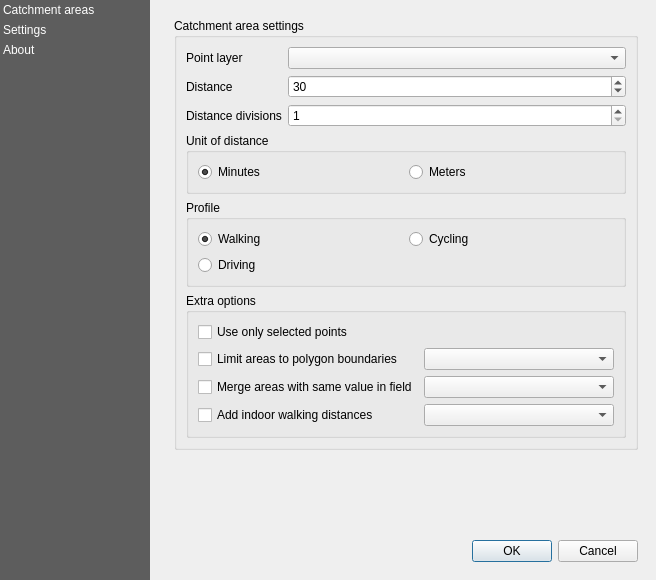
<?xml version="1.0" encoding="UTF-8"?>
<ui version="4.0">
 <class>main_dialog</class>
 <widget class="QDialog" name="main_dialog">
  <property name="windowFlags">
   <set>Qt::CustomizeWindowHint|Qt::WindowTitleHint|Qt::WindowMinMaxButtonsHint|Qt::WindowCloseButtonHint</set>
  </property>
  <property name="windowModality">
   <enum>Qt::WindowModal</enum>
  </property>
  <property name="geometry">
   <rect>
    <x>0</x>
    <y>0</y>
    <width>600</width>
    <height>450</height>
   </rect>
  </property>
  <property name="windowTitle">
   <string>Catchment</string>
  </property>
  <layout class="QHBoxLayout" name="horizontalLayout">
   <property name="leftMargin">
    <number>0</number>
   </property>
   <property name="topMargin">
    <number>0</number>
   </property>
   <property name="rightMargin">
    <number>0</number>
   </property>
   <property name="bottomMargin">
    <number>0</number>
   </property>
   <item>
    <widget class="QListWidget" name="menu_widget">
     <property name="sizePolicy">
      <sizepolicy hsizetype="Minimum" vsizetype="Expanding">
       <horstretch>0</horstretch>
       <verstretch>0</verstretch>
      </sizepolicy>
     </property>
     <property name="minimumSize">
      <size>
       <width>150</width>
       <height>200</height>
      </size>
     </property>
     <property name="maximumSize">
      <size>
       <width>150</width>
       <height>16777215</height>
      </size>
     </property>
     <property name="styleSheet">
      <string notr="true">QListWidget{
       background-color: rgb(69, 69, 69, 220);
       outline: 0;
       }
       QListWidget::item {
       color: white;
       padding: 3px;
       }
       QListWidget::item::selected {
       color: black;
       background-color:palette(Window);
       padding-right: 0px;
       }
      </string>
     </property>
     <property name="frameShape">
      <enum>QFrame::Box</enum>
     </property>
     <property name="lineWidth">
      <number>0</number>
     </property>
     <property name="iconSize">
      <size>
       <width>32</width>
       <height>32</height>
      </size>
     </property>
     <property name="uniformItemSizes">
      <bool>true</bool>
     </property>
     <property name="currentRow">
      <number>-1</number>
     </property>
     <item>
      <property name="text">
       <string>Catchment areas</string>
      </property>
     </item>
     <item>
      <property name="text">
       <string>Settings</string>
      </property>
     </item>
     <item>
      <property name="text">
       <string>About</string>
      </property>
     </item>
    </widget>
   </item>
   <item>
    <layout class="QVBoxLayout" name="verticalLayout">
     <item>
      <widget class="QWidget" name="area_contents">
       <property name="geometry">
        <rect>
         <x>0</x>
         <y>0</y>
         <width>500</width>
         <height>580</height>
        </rect>
       </property>
       <property name="minimumSize">
        <size>
         <width>500</width>
         <height>580</height>
        </size>
       </property>
       <layout class="QVBoxLayout" name="verticalLayout_2">
        <item>
         <widget class="QStackedWidget" name="stacked_widget">
          <property name="currentIndex">
           <number>0</number>
          </property>
          <widget class="QWidget" name="catchment_areas">
           <layout class="QVBoxLayout" name="vlayout_main">
            <item>
             <widget class="QgsCollapsibleGroupBox" name="mGroupBox_5589078">
              <property name="title">
               <string>Catchment area settings</string>
              </property>
              <layout class="QVBoxLayout" name="vlayout_content">
               <item>
                <layout class="QFormLayout" name="formlayout_config">
                 <item row="0" column="0">
                  <widget class="QLabel" name="label_pointlayer">
                   <property name="text">
                    <string>Point layer</string>
                   </property>
                  </widget>
                 </item>
                 <item row="0" column="1">
                  <widget class="QgsMapLayerComboBox" name="combobox_layer"/>
                 </item>
                 <item row="1" column="0">
                  <widget class="QLabel" name="label_distance">
                   <property name="text">
                    <string>Distance</string>
                   </property>
                  </widget>
                 </item>
                 <item row="1" column="1">
                  <widget class="QgsSpinBox" name="spinbox_distance">
                   <property name="minimum">
                    <number>5</number>
                   </property>
                   <property name="maximum">
                    <number>120</number>
                   </property>
                   <property name="singleStep">
                    <number>5</number>
                   </property>
                   <property name="value">
                    <number>30</number>
                   </property>
                   <property name="clearValue">
                    <bool>true</bool>
                   </property>
                  </widget>
                 </item>
                 <item row="2" column="0">
                  <widget class="QLabel" name="label_buckets">
                   <property name="text">
                    <string>Distance divisions</string>
                   </property>
                  </widget>
                 </item>
                 <item row="2" column="1">
                  <widget class="QgsSpinBox" name="spinbox_buckets">
                   <property name="minimum">
                    <number>1</number>
                   </property>
                   <property name="maximum">
                    <number>16</number>
                   </property>
                   <property name="singleStep">
                    <number>1</number>
                   </property>
                   <property name="value">
                    <number>1</number>
                   </property>
                   <property name="clearValue">
                    <bool>true</bool>
                   </property>
                  </widget>
                 </item>
                </layout>
               </item>
               <item>
                <widget class="QGroupBox" name="groupbox_units">
                 <property name="title">
                  <string>Unit of distance</string>
                 </property>
                 <layout class="QHBoxLayout" name="hlayout_units">
                  <item>
                   <widget class="QRadioButton" name="radiobtn_mins">
                    <property name="text">
                     <string>Minutes</string>
                    </property>
                    <property name="checked">
                     <bool>true</bool>
                    </property>
                   </widget>
                  </item>
                  <item>
                   <widget class="QRadioButton" name="radiobtn_meters">
                    <property name="text">
                     <string>Meters</string>
                    </property>
                   </widget>
                  </item>
                 </layout>
                </widget>
               </item>
               <item>
                <widget class="QGroupBox" name="groupbox_profile">
                 <property name="title">
                  <string>Profile</string>
                 </property>
                 <layout class="QVBoxLayout" name="verticalLayout_3">
                  <item>
                   <layout class="QGridLayout" name="glayout_profile">
                    <item row="0" column="0">
                     <widget class="QRadioButton" name="radiobtn_walking">
                      <property name="text">
                       <string>Walking</string>
                      </property>
                      <property name="checked">
                       <bool>true</bool>
                      </property>
                     </widget>
                    </item>
                    <item row="0" column="1">
                     <widget class="QRadioButton" name="radiobtn_cycling">
                      <property name="text">
                       <string>Cycling</string>
                      </property>
                     </widget>
                    </item>
                    <item row="1" column="0">
                     <widget class="QRadioButton" name="radiobtn_driving">
                      <property name="text">
                       <string>Driving</string>
                      </property>
                     </widget>
                    </item>
                   </layout>
                  </item>
                 </layout>
                </widget>
               </item>
               <item>
                <widget class="QgsCollapsibleGroupBox" name="groupbox_extra_options">
                 <property name="title">
                  <string>Extra options</string>
                 </property>
                 <layout class="QVBoxLayout" name="verticalLayout_4">
                  <item>
                   <layout class="QGridLayout" name="glayout_profile">
                    <item row="0" column="0">
                     <widget class="QCheckBox" name="checkbox_selected_only">
                      <property name="text">
                       <string>Use only selected points</string>
                      </property>
                     </widget>
                    </item>
                    <item row="1" column="0">
                     <widget class="QCheckBox" name="checkbox_limit_to_polygon">
                      <property name="text">
                       <string>Limit areas to polygon boundaries</string>
                      </property>
                     </widget>
                    </item>
                    <item row="1" column="1">
                        <widget class="QgsMapLayerComboBox" name="combobox_polygon_layer"/>
                    </item>
                    <item row="2" column="0">
                     <widget class="QCheckBox" name="checkbox_combine_by_field">
                      <property name="text">
                       <string>Merge areas with same value in field</string>
                      </property>
                     </widget>
                    </item>
                    <item row="2" column="1">
                        <widget class="QgsFieldComboBox" name="combobox_layer_field"/>
                    </item>
                    <item row="3" column="0">
                     <widget class="QCheckBox" name="checkbox_add_walking">
                      <property name="text">
                       <string>Add indoor walking distances</string>
                      </property>
                     </widget>
                    </item>
                    <item row="3" column="1">
                        <widget class="QgsFieldComboBox" name="combobox_add_walking_field"/>
                    </item>
                   </layout>
                  </item>
                 </layout>
                </widget>
               </item>
              </layout>
             </widget>
            </item>
            <item>
             <widget class="QLabel" name="duration_label">
              <property name="text">
               <string></string>
              </property>
             </widget>
            </item>
            <item>
             <widget class="QDialogButtonBox" name="buttonbox_main">
              <property name="orientation">
               <enum>Qt::Horizontal</enum>
              </property>
              <property name="standardButtons">
               <set>QDialogButtonBox::Cancel|QDialogButtonBox::Ok</set>
              </property>
             </widget>
            </item>
           </layout>
          </widget>
          <widget class="QWidget" name="settings">
           <layout class="QVBoxLayout" name="verticalLayout_15">
            <item>
             <widget class="QgsCollapsibleGroupBox" name="mGroupBox_4">
              <property name="title">
               <string>Graphhopper instance</string>
              </property>
              <layout class="QVBoxLayout" name="verticalLayout_9">
               <item>
                <layout class="QGridLayout" name="gridLayout_7">
                 <item row="0" column="0">
                  <widget class="QLabel" name="label_gh_url">
                   <property name="text">
                    <string>GraphHopper URL</string>
                   </property>
                  </widget>
                 </item>
                 <item row="0" column="1">
                  <widget class="QLineEdit" name="lineedit_url">
                   <property name="text">
                    <string/>
                   </property>
                  </widget>
                 </item>
                 <item row="1" column="0">
                  <widget class="QLabel" name="label_gh_apikey">
                   <property name="text">
                    <string>API Key</string>
                   </property>
                  </widget>
                 </item>
                 <item row="1" column="1">
                  <widget class="QLineEdit" name="lineedit_apikey">
                   <property name="text">
                    <string/>
                   </property>
                  </widget>
                 </item>
                </layout>
               </item>
              </layout>
             </widget>
            </item>
            <item>
             <widget class="QgsCollapsibleGroupBox" name="mGroupBox_20">
              <property name="title">
               <string>Result layer</string>
              </property>
              <layout class="QVBoxLayout" name="verticalLayout_20">
               <item>
                <layout class="QGridLayout" name="gridLayout_20">
                 <item row="0" column="0">
                  <widget class="QCheckBox" name="checkbox_file">
                   <property name="text">
                    <string>Write to directory</string>
                   </property>
                  </widget>
                 </item>
                 <item row="0" column="1">
                  <widget class="QgsFileWidget" name="file_widget">
                  </widget>
                 </item>
                </layout>
               </item>
              </layout>
             </widget>
            </item>
            <item>
             <widget class="QgsCollapsibleGroupBox" name="mGroupBox_3">
              <property name="title">
               <string>Logging</string>
              </property>
              <layout class="QVBoxLayout" name="verticalLayout_8">
               <item>
                <widget class="QLabel" name="label">
                 <property name="text">
                  <string>QGIS must be restarted in order to apply changes in log levels</string>
                 </property>
                </widget>
               </item>
               <item>
                <layout class="QGridLayout" name="gridLayout_5">
                 <item row="1" column="0">
                  <widget class="QLabel" name="label_level_console">
                   <property name="text">
                    <string>Console level</string>
                   </property>
                  </widget>
                 </item>
                 <item row="1" column="1">
                  <widget class="QComboBox" name="combo_box_log_level_console"/>
                 </item>
                 <item row="0" column="0">
                  <widget class="QLabel" name="label_level_file">
                   <property name="text">
                    <string>File level</string>
                   </property>
                  </widget>
                 </item>
                 <item row="0" column="1">
                  <widget class="QComboBox" name="combo_box_log_level_file"/>
                 </item>
                </layout>
               </item>
               <item>
                <layout class="QHBoxLayout" name="horizontalLayout_2">
                 <item>
                  <spacer name="horizontalSpacer">
                   <property name="orientation">
                    <enum>Qt::Horizontal</enum>
                   </property>
                   <property name="sizeHint" stdset="0">
                    <size>
                     <width>40</width>
                     <height>20</height>
                    </size>
                   </property>
                  </spacer>
                 </item>
                 <item>
                  <widget class="QPushButton" name="btn_open_log">
                   <property name="text">
                    <string>Open most recent log file</string>
                   </property>
                  </widget>
                 </item>
                </layout>
               </item>
              </layout>
             </widget>
            </item>
            <item>
             <spacer name="verticalSpacer_2">
              <property name="orientation">
               <enum>Qt::Vertical</enum>
              </property>
              <property name="sizeHint" stdset="0">
               <size>
                <width>20</width>
                <height>40</height>
               </size>
              </property>
             </spacer>
            </item>
           </layout>
          </widget>
          <widget class="QWidget" name="about">
           <layout class="QVBoxLayout" name="verticalLayout_3">
            <item>
             <widget class="QGroupBox" name="groupBox_3">
              <property name="title">
               <string>Attributions</string>
              </property>
              <layout class="QVBoxLayout" name="verticalLayout_6">
               <item>
                <layout class="QGridLayout" name="gridLayout_3">
                 <property name="sizeConstraint">
                  <enum>QLayout::SetNoConstraint</enum>
                 </property>
                 <item row="0" column="0">
                  <widget class="QLabel" name="label_development">
                   <property name="text">
                    <string>Main development</string>
                   </property>
                  </widget>
                 </item>
                 <item row="0" column="1">
                  <widget class="QLabel" name="label_gispo">
                   <property name="text">
                    <string>&lt;html&gt;&lt;head/&gt;&lt;body&gt;&lt;p&gt;&lt;a href=&quot;https://www.gispo.fi/en/home/&quot;&gt;&lt;span style=&quot; text-decoration: underline; color:#0000ff;&quot;&gt;Gispo Ltd.&lt;/span&gt;&lt;/a&gt;&lt;/p&gt;&lt;/body&gt;&lt;/html&gt;
                    </string>
                   </property>
                  </widget>
                 </item>
                </layout>
               </item>
              </layout>
             </widget>
            </item>
            <item>
             <widget class="QGroupBox" name="groupBox_2">
              <property name="title">
               <string>Sources</string>
              </property>
              <layout class="QVBoxLayout" name="verticalLayout_5">
               <item>
                <layout class="QGridLayout" name="gridLayout_2">
                 <item row="0" column="0">
                  <widget class="QLabel" name="label_qsource">
                   <property name="text">
                    <string>Graphhopper repository</string>
                   </property>
                  </widget>
                 </item>
                 <item row="0" column="1">
                  <widget class="QLabel" name="label_qgsource">
                   <property name="text">
                    <string>&lt;html&gt;&lt;head/&gt;&lt;body&gt;&lt;p&gt;&lt;a href=&quot;https://github.com/graphhopper/graphhopper&quot;&gt;&lt;span style=&quot; text-decoration: underline; color:#0000ff;&quot;&gt;https://github.com/graphhopper/graphhopper&lt;/span&gt;&lt;/a&gt;&lt;/p&gt;&lt;/body&gt;&lt;/html&gt;
                    </string>
                   </property>
                  </widget>
                 </item>
                 <item row="1" column="0">
                  <widget class="QLabel" name="label_gsource">
                   <property name="text">
                    <string>Catchment Plugin repository</string>
                   </property>
                  </widget>
                 </item>
                 <item row="1" column="1">
                  <widget class="QLabel" name="label_source">
                   <property name="text">
                    <string>&lt;html&gt;&lt;head/&gt;&lt;body&gt;&lt;p&gt;&lt;a href=&quot;https://github.com/GispoCoding/catchment-plugin&quot;&gt;&lt;span style=&quot; text-decoration: underline; color:#0000ff;&quot;&gt;https://github.com/GispoCoding/catchment-plugin&lt;/span&gt;&lt;/a&gt;&lt;/p&gt;&lt;/body&gt;&lt;/html&gt;
                    </string>
                   </property>
                  </widget>
                 </item>
                </layout>
               </item>
              </layout>
             </widget>
            </item>
            <item>
             <widget class="QGroupBox" name="groupBox_4">
              <property name="title">
               <string>Versions</string>
              </property>
              <layout class="QVBoxLayout" name="verticalLayout_7">
               <item>
                <layout class="QGridLayout" name="gridLayout_4">
                 <item row="0" column="1">
                  <widget class="QLabel" name="label_version">
                   <property name="text">
                    <string>&lt;placeholder&gt;</string>
                   </property>
                  </widget>
                 </item>
                 <item row="0" column="0">
                  <widget class="QLabel" name="label_version_txt">
                   <property name="text">
                    <string>Catchment Plugin</string>
                   </property>
                  </widget>
                 </item>
                </layout>
               </item>
              </layout>
             </widget>
            </item>
            <item>
             <widget class="QGroupBox" name="groupBox">
              <property name="title">
               <string>Licenses</string>
              </property>
              <layout class="QVBoxLayout" name="verticalLayout_4">
               <item>
                <layout class="QGridLayout" name="gridLayout">
                 <item row="0" column="0">
                  <widget class="QLabel" name="label_graphhopper">
                   <property name="text">
                    <string>Graphhopper</string>
                   </property>
                  </widget>
                 </item>
                 <item row="0" column="1">
                  <widget class="QLabel" name="label_apache2">
                   <property name="text">
                    <string>&lt;html&gt;&lt;head/&gt;&lt;body&gt;&lt;p&gt;&lt;a href=&quot;https://www.apache.org/licenses/LICENSE-2.0&quot;&gt;&lt;span style=&quot; text-decoration: underline; color:#0000ff;&quot;&gt;Apache License 2.0&lt;/span&gt;&lt;/a&gt;&lt;/p&gt;&lt;/body&gt;&lt;/html&gt;
                    </string>
                   </property>
                  </widget>
                 </item>
                 <item row="1" column="0">
                  <widget class="QLabel" name="label_plugin">
                   <property name="text">
                    <string>Catchment Plugin</string>
                   </property>
                  </widget>
                 </item>
                 <item row="1" column="1">
                  <widget class="QLabel" name="label_gpl3">
                   <property name="text">
                    <string>&lt;html&gt;&lt;head/&gt;&lt;body&gt;&lt;p&gt;&lt;a href=&quot;https://www.gnu.org/licenses/gpl-3.0.en.html&quot;&gt;&lt;span style=&quot; text-decoration: underline; color:#0000ff;&quot;&gt;GNU General Public License v3.0&lt;/span&gt;&lt;/a&gt;&lt;/p&gt;&lt;/body&gt;&lt;/html&gt;
                    </string>
                   </property>
                  </widget>
                 </item>
                </layout>
               </item>
              </layout>
             </widget>
            </item>
            <item>
             <spacer name="verticalSpacer">
              <property name="orientation">
               <enum>Qt::Vertical</enum>
              </property>
              <property name="sizeHint" stdset="0">
               <size>
                <width>20</width>
                <height>40</height>
               </size>
              </property>
             </spacer>
            </item>
           </layout>
          </widget>
         </widget>
        </item>
       </layout>
      </widget>
     </item>
    </layout>
   </item>
  </layout>
 </widget>
 <customwidgets>
  <customwidget>
   <class>QgsCollapsibleGroupBox</class>
   <extends>QGroupBox</extends>
   <header>qgscollapsiblegroupbox.h</header>
   <container>1</container>
  </customwidget>
  <customwidget>
   <class>QgsExtentGroupBox</class>
   <extends>QgsCollapsibleGroupBox</extends>
   <header>qgsextentgroupbox.h</header>
   <container>1</container>
  </customwidget>
  <customwidget>
   <class>QgsFileWidget</class>
   <extends>QWidget</extends>
   <header>qgsfilewidget.h</header>
  </customwidget>
  <customwidget>
   <class>QgsMapLayerComboBox</class>
   <extends>QComboBox</extends>
   <header>qgsmaplayercombobox.h</header>
  </customwidget>
  <customwidget>
   <class>QgsFieldComboBox</class>
   <extends>QComboBox</extends>
   <header>qgsfieldcombobox.h</header>
  </customwidget>
  <customwidget>
   <class>QgsSpinBox</class>
   <extends>QSpinBox</extends>
   <header>qgsspinbox.h</header>
  </customwidget>
 </customwidgets>
 <resources/>
 <connections>
  <connection>
   <sender>buttonbox_main</sender>
   <signal>accepted()</signal>
   <receiver>main_dialog</receiver>
   <slot>accept()</slot>
   <hints>
    <hint type="sourcelabel">
     <x>248</x>
     <y>254</y>
    </hint>
    <hint type="destinationlabel">
     <x>157</x>
     <y>274</y>
    </hint>
   </hints>
  </connection>
  <connection>
   <sender>buttonbox_main</sender>
   <signal>rejected()</signal>
   <receiver>main_dialog</receiver>
   <slot>reject()</slot>
   <hints>
    <hint type="sourcelabel">
     <x>316</x>
     <y>260</y>
    </hint>
    <hint type="destinationlabel">
     <x>286</x>
     <y>274</y>
    </hint>
   </hints>
  </connection>
 </connections>
</ui>
